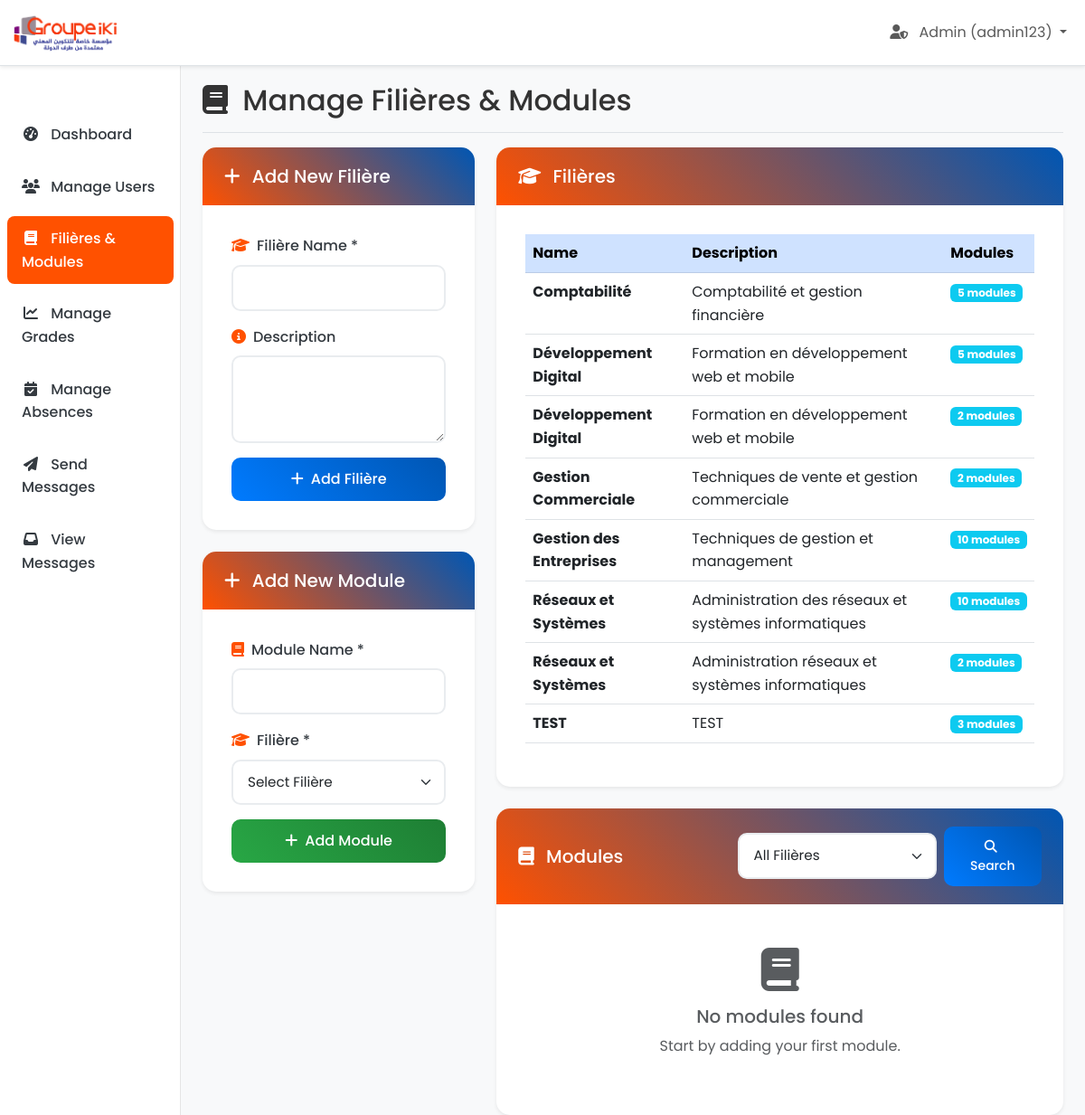
/manage_filieres_modules.php?filiere_filter=42 (signed in), run on the app's committed database.
### tables this page shows
CREATE TABLE `filieres` (
  `id` int(11) NOT NULL,
  `name` varchar(100) NOT NULL,
  `description` text DEFAULT NULL,
  `created_at` timestamp NOT NULL DEFAULT current_timestamp()
);

### manage_filieres_modules.php (the view, shortened to what this page needs)
<?php
$user_cni = $_SESSION['user_cni'];
$host = 'localhost';
$dbname = 'groupe_iki';
$username = 'root';
$db_password = '';
try {
    $pdo = new PDO("mysql:host=$host;dbname=$dbname;charset=utf8", $username, $db_password);
    $pdo->setAttribute(PDO::ATTR_ERRMODE, PDO::ERRMODE_EXCEPTION);
    $stmt = $pdo->query("
        SELECT f.id, f.name, f.description, COUNT(m.id) as module_count
        FROM filieres f
        LEFT JOIN modules m ON f.id = m.filiere_id
        GROUP BY f.id, f.name, f.description
        ORDER BY f.name
    ");
    $filieres = $stmt->fetchAll(PDO::FETCH_ASSOC);
$filiere_filter = $_GET['filiere_filter'] ?? 'all';
$modules_sql = "SELECT m.id, m.name, f.name AS filiere_name, f.id AS filiere_id
                FROM modules m
                LEFT JOIN filieres f ON m.filiere_id = f.id";
$params = [];
if ($filiere_filter !== 'all' && ctype_digit($filiere_filter)) {
    $modules_sql .= " WHERE f.id = ?";
    $params[] = $filiere_filter;
}
$modules_sql .= " ORDER BY f.name, m.name";
$stmt = $pdo->prepare($modules_sql);
$stmt->execute($params);
$modules = $stmt->fetchAll(PDO::FETCH_ASSOC);
} catch (PDOException $e) {
    $error_message = 'Database connection failed.';
}
?>
<!DOCTYPE html>
<html lang="en">
<head>
    <link href="https://cdn.jsdelivr.net/npm/bootstrap@5.3.0/dist/css/bootstrap.min.css" rel="stylesheet">
    <link href="https://cdnjs.cloudflare.com/ajax/libs/font-awesome/6.4.0/css/all.min.css" rel="stylesheet">
    <link href="css/styles.css" rel="stylesheet">
</head>
<body class="dashboard-page">
    <nav class="navbar navbar-expand-lg navbar-light bg-white fixed-top border-bottom shadow-sm">
        <div class="container-fluid">
            <a class="navbar-brand d-flex align-items-center" href="dashboard_admin.php">
                <img src="assets/logo-circle.jpg" alt="" width="120px">
            </a>
            <div class="collapse navbar-collapse" id="navbarNav">
                <ul class="navbar-nav ms-auto">
                    <li class="nav-item dropdown">
                        <a class="nav-link dropdown-toggle" href="#" id="userDropdown" role="button" data-bs-toggle="dropdown">
                            <i class="fas fa-user-shield me-2"></i>
                            Admin (<?php echo htmlspecialchars($user_cni); ?>)
                        </a>
                    </li>
                </ul>
            </div>
        </div>
    </nav>
    <div class="container-fluid">
        <div class="row">
            <nav class="col-md-3 col-lg-2 d-md-block sidebar collapse" id="sidebar">
                <div class="position-sticky pt-3">
                    <ul class="nav flex-column">
                        <li class="nav-item">
                            <a class="nav-link" href="dashboard_admin.php">
                                <i class="fas fa-tachometer-alt me-2"></i>
                                Dashboard
                            </a>
                        </li>
                        <li class="nav-item">
                            <a class="nav-link" href="manage_users.php">
                                <i class="fas fa-users me-2"></i>
                                Manage Users
                            </a>
                        </li>
                        <li class="nav-item">
                            <a class="nav-link active" href="manage_filieres_modules.php">
                                <i class="fas fa-book me-2"></i>
                                Filières & Modules
                            </a>
                        </li>
                        <li class="nav-item">
                            <a class="nav-link" href="manage_grades.php">
                                <i class="fas fa-chart-line me-2"></i>
                                Manage Grades
                            </a>
                        </li>
                        <li class="nav-item">
                            <a class="nav-link" href="record_absence.php">
                                <i class="fas fa-calendar-check me-2"></i>
                                Manage Absences
                            </a>
                        </li>
                        <li class="nav-item">
                            <a class="nav-link" href="send_message.php">
                                <i class="fas fa-paper-plane me-2"></i>
                                Send Messages
                            </a>
                        </li>
                        <li class="nav-item">
                            <a class="nav-link" href="view_messages.php">
                                <i class="fas fa-inbox me-2"></i>
                                View Messages
                            </a>
                        </li>
                    </ul>
                </div>
            </nav>
            <main class="col-md-9 ms-sm-auto col-lg-10 px-md-4 main-content">
                <div class="d-flex justify-content-between flex-wrap flex-md-nowrap align-items-center pt-3 pb-2 mb-3 border-bottom">
                    <h1 class="h2">
                        <i class="fas fa-book me-2"></i>
                        Manage Filières & Modules
                    </h1>
                </div>
                <div class="row">
                    <div class="col-lg-4">
                        <div class="card mb-4">
                            <div class="card-header">
                                <h5 class="card-title mb-0">
                                    <i class="fas fa-plus me-2"></i>
                                    Add New Filière
                                </h5>
                            </div>
                            <div class="card-body">
                                <form method="POST" action="manage_filieres_modules.php">
                                    <div class="mb-3">
                                        <label for="filiere_name" class="form-label">
                                            <i class="fas fa-graduation-cap me-2"></i>Filière Name *
                                        </label>
                                        <input type="text" class="form-control" id="filiere_name" name="filiere_name" required>
                                    </div>
                                    <div class="mb-3">
                                        <label for="filiere_description" class="form-label">
                                            <i class="fas fa-info-circle me-2"></i>Description
                                        </label>
                                        <textarea class="form-control" id="filiere_description" name="filiere_description" rows="3"></textarea>
                                    </div>
                                    <div class="d-grid">
                                        <button type="submit" class="btn btn-primary">
                                            <i class="fas fa-plus me-2"></i>Add Filière
                                        </button>
                                    </div>
                                </form>
                            </div>
                        </div>
                        <div class="card">
                            <div class="card-header">
                                <h5 class="card-title mb-0">
                                    <i class="fas fa-plus me-2"></i>
                                    Add New Module
                                </h5>
                            </div>
                            <div class="card-body">
                                <form method="POST" action="manage_filieres_modules.php">
                                    <div class="mb-3">
                                        <label for="module_name" class="form-label">
                                            <i class="fas fa-book me-2"></i>Module Name *
                                        </label>
                                        <input type="text" class="form-control" id="module_name" name="module_name" required>
                                    </div>
                                    <div class="mb-3">
                                        <label for="module_filiere_id" class="form-label">
                                            <i class="fas fa-graduation-cap me-2"></i>Filière *
                                        </label>
                                        <select class="form-select" id="module_filiere_id" name="module_filiere_id" required>
                                            <option value="">Select Filière</option>
                                        </select>
                                    </div>
                                    <div class="d-grid">
                                        <button type="submit" class="btn btn-success">
                                            <i class="fas fa-plus me-2"></i>Add Module
                                        </button>
                                    </div>
                                </form>
                            </div>
                        </div>
                    </div>
                    <div class="col-lg-8">
                        <div class="card mb-4">
                            <div class="card-header">
                                <h5 class="card-title mb-0">
                                    <i class="fas fa-graduation-cap me-2"></i>
                                    Filières
                                </h5>
                            </div>
                            <div class="card-body">
                                <?php if (empty($filieres)): ?>
                                <div class="text-center py-3">
                                    <i class="fas fa-graduation-cap fa-3x text-muted mb-3"></i>
                                    <h5 class="text-muted">No filières found</h5>
                                    <p class="text-muted">Start by adding your first filière.</p>
                                </div>
                                <?php else: ?>
                                <div class="table-responsive">
                                    <table class="table table-hover">
                                        <thead class="table-primary">
                                            <tr>
                                                <th>Name</th>
                                                <th>Description</th>
                                                <th>Modules</th>
                                            </tr>
                                        </thead>
                                        <tbody>
                                            <?php foreach ($filieres as $filiere): ?>
                                            <tr>
                                                <td>
                                                    <strong><?php echo htmlspecialchars($filiere['name']); ?></strong>
                                                </td>
                                                <td>
                                                    <?php echo htmlspecialchars($filiere['description'] ?: 'No description'); ?>
                                                </td>
                                                <td>
                                                    <span class="badge bg-info">
                                                        <?php echo $filiere['module_count']; ?> modules
                                                    </span>
                                                </td>
                                            </tr>
                                            <?php endforeach; ?>
                                        </tbody>
                                    </table>
                                </div>
                                <?php endif; ?>
                            </div>
                        </div>
                        <div class="card">
                            <div class="card-header d-flex align-items-center justify-content-between">
                                <h5 class="card-title mb-0">
                                    <i class="fas fa-book me-2"></i>
                                    Modules
                                </h5>
                                <form method="GET" action="manage_filieres_modules.php" class="d-flex align-items-center gap-2">
                                    <select id="module_filter_select" class="form-select form-select-sm" style="max-width: 220px;" name="filiere_filter">
                                        <option value="all">All Filières</option>
                                    </select>
                                    <button type="submit" class="btn btn-sm btn-primary">
                                        <i class="fas fa-search me-1"></i>Search
                                    </button>
                                </form>
                            </div>
                            <div class="card-body">
                                <?php if (empty($modules)): ?>
                                <div class="text-center py-3">
                                    <i class="fas fa-book fa-3x text-muted mb-3"></i>
                                    <h5 class="text-muted">No modules found</h5>
                                    <p class="text-muted">Start by adding your first module.</p>
                                </div>
                                <?php endif; ?>
                            </div>
                        </div>
                    </div>
                </div>
            </main>
        </div>
    </div>
</body>
</html>

### css/styles.css (style rules this page uses)
* { margin: 0; padding: 0; box-sizing: border-box; }
body { font-family: "Poppins", sans-serif; line-height: 1.6; color: #333; background-color: #f8f9fa; }
:root { --primary-color: #ff5100; --secondary-color: #003d72; --success-color: #28a745; --info-color: #17a2b8; --warning-color: #ffc107; --danger-color: #dc3545; --light-color: #f8f9fa; --dark-color: #343a40; --white: #ffffff; --shadow: 0 0.125rem 0.25rem rgba(0, 0, 0, 0.075); --shadow-lg: 0 1rem 3rem rgba(0, 0, 0, 0.175); }
.dashboard-page { padding-top: 56px; }
.navbar-brand { font-weight: 600; font-size: 1.25rem; }
.sidebar { position: fixed; top: 56px; bottom: 0; left: 0; z-index: 100; padding: 48px 0 0; box-shadow: inset -1px 0 0 rgba(0, 0, 0, 0.1); background-color: var(--white); }
.sidebar .nav-link { color: var(--dark-color); padding: 0.75rem 1rem; margin: 0.25rem 0.5rem; border-radius: 0.5rem; transition: all 0.3s ease; font-weight: 500; }
.sidebar .nav-link.active { background-color: var(--primary-color); color: var(--white); }
.sidebar .nav-link i { width: 20px; text-align: center; }
.main-content { margin-top: 20px; min-height: calc(100vh - 76px); }
.form-control, .form-select { border-radius: 10px; border: 2px solid #e9ecef; padding: 0.75rem 1rem; font-size: 0.95rem; transition: all 0.3s ease; }
.form-label { font-weight: 500; color: var(--dark-color); margin-bottom: 0.5rem; }
.form-label i { color: var(--primary-color); }
.btn { border-radius: 10px; padding: 0.75rem 1.5rem; font-weight: 500; transition: all 0.3s ease; border: none; }
.btn-primary { background: linear-gradient(45deg, #007bff, #0056b3); }
.btn-success { background: linear-gradient(45deg, #28a745, #1e7e34); }
.card { border: none; border-radius: 15px; box-shadow: var(--shadow); overflow: hidden; }
.card-header { background: linear-gradient(45deg, var(--primary-color), #0056b3); color: var(--white); border: none; padding: 1.25rem 1.5rem; }
.card-body { padding: 2rem; }

### data on the page
filieres: name "Comptabilité", description "Comptabilité et gestion financière", module_count "5"
filieres: name "Développement Digital", description "Formation en développement web et mobile", module_count "5"
filieres: name "Développement Digital", description "Formation en développement web et mobile", module_count "2"
filieres: name "Gestion Commerciale", description "Techniques de vente et gestion commerciale", module_count "2"
filieres: name "Gestion des Entreprises", description "Techniques de gestion et management", module_count "10"
filieres: name "Réseaux et Systèmes", description "Administration des réseaux et systèmes informatiques", module_count "10"
filieres: name "Réseaux et Systèmes", description "Administration réseaux et systèmes informatiques", module_count "2"
filieres: name "TEST", description "TEST", module_count "3"

### other printed values
$user_cni "admin123"
